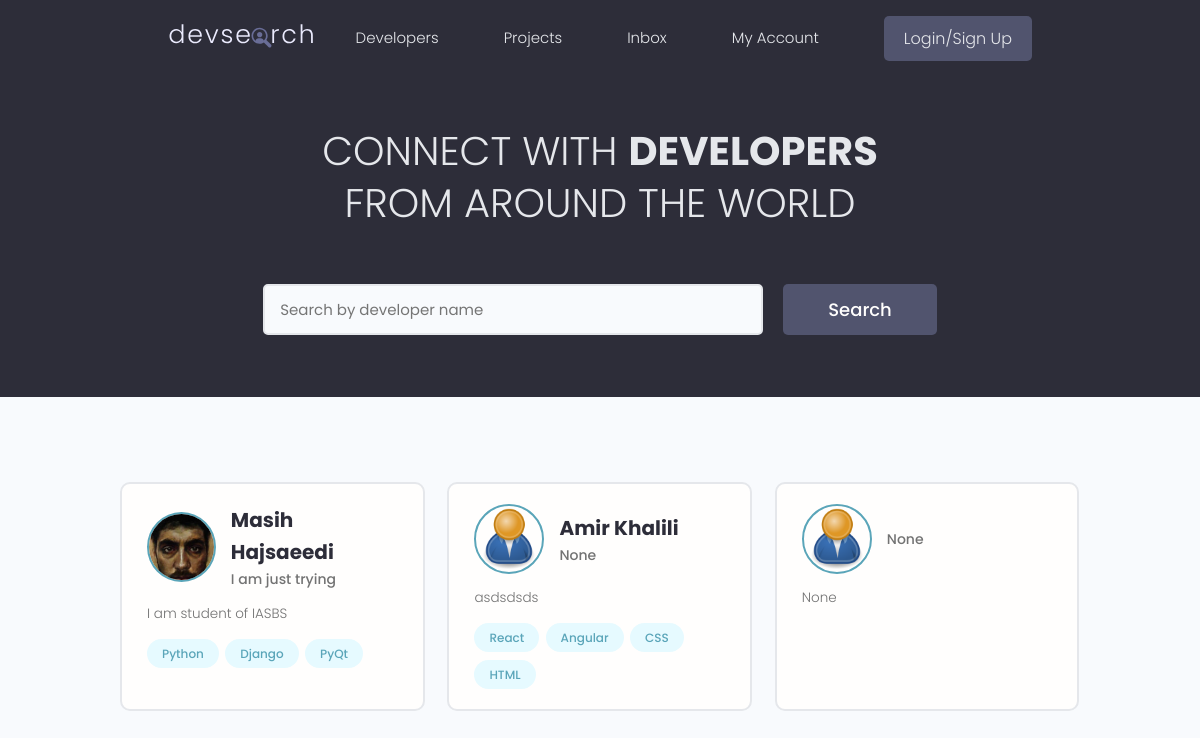
Before: / with the older database file.
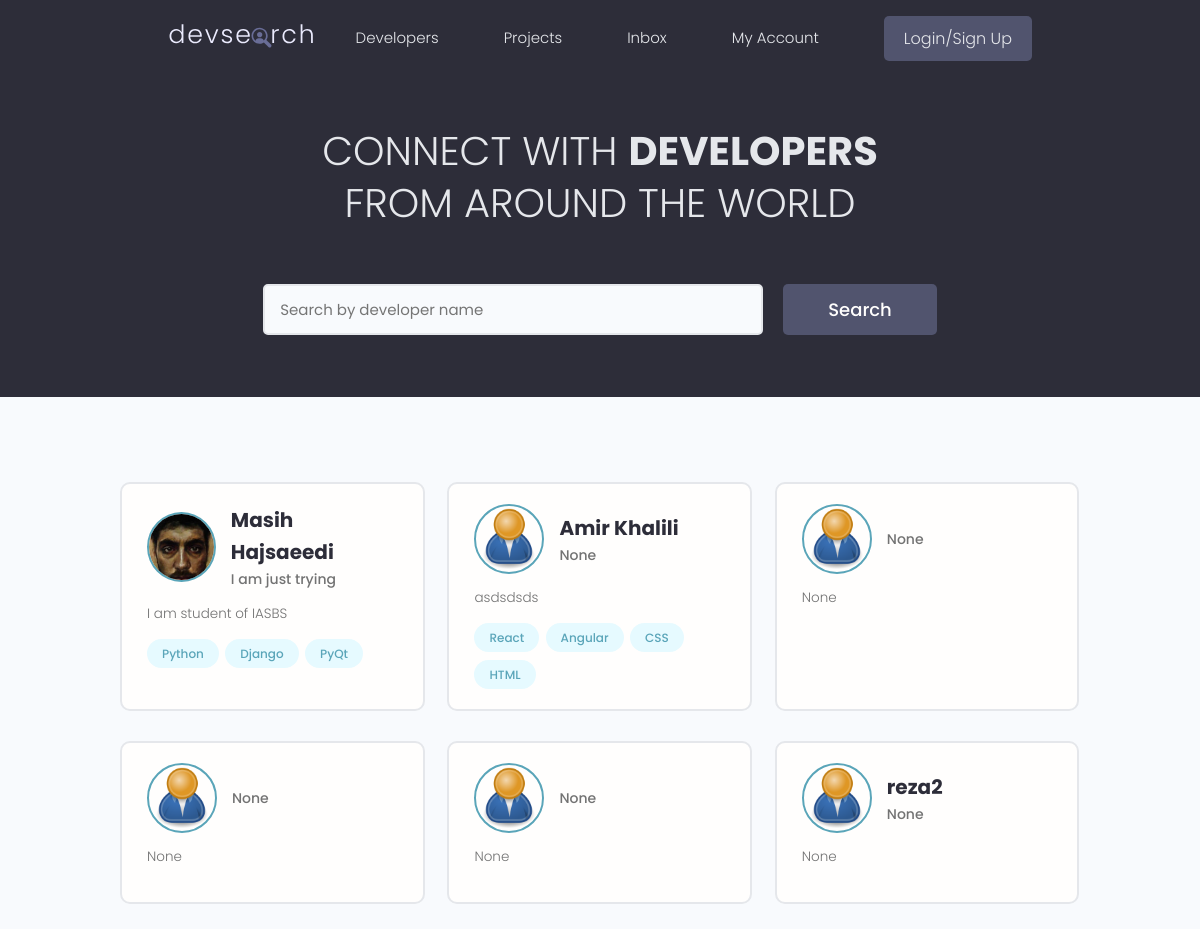
After: the same page with the newer database file.
### users/models.py (models this page shows, shortened)
class Profile(models.Model):
    user = models.OneToOneField(User, on_delete=models.CASCADE, null=True, blank=True)
    name = models.CharField(max_length=200, null=True, blank=True)
    email = models.EmailField(max_length=500, null=True, blank=True)
    username = models.CharField(max_length=200, null=True, blank=True)
    location = models.CharField(max_length=200, null=True, blank=True)
    short_intro = models.CharField(max_length=200, null=True, blank=True)
    bio = models.TextField(null=True, blank=True)
    profile_image = models.ImageField(null=True, blank=True, upload_to='profiles/', default='profiles/user-default.png')
    social_github = models.CharField(max_length=200, null=True, blank=True)
    social_twitter = models.CharField(max_length=200, null=True, blank=True)
    social_linkedin = models.CharField(max_length=200, null=True, blank=True)
    social_youtube = models.CharField(max_length=200, null=True, blank=True)
    social_website = models.CharField(max_length=200, null=True, blank=True)
    created = models.DateTimeField(auto_now_add=True)
    id = models.UUIDField(default=uuid.uuid4, unique=True, primary_key=True, editable=False)

class Skill(models.Model):
    owner = models.ForeignKey(Profile, on_delete=models.CASCADE, null=True, blank=True)
    name = models.CharField(max_length=200, null=True, blank=True)
    description = models.TextField(null=True, blank=True)
    created = models.DateTimeField(auto_now_add=True)
    id = models.UUIDField(default=uuid.uuid4, unique=True, primary_key=True, editable=False)
    def __str__(self):
        return str(self.name)

### users/views.py (the view)
# urls.py: path('', views.profiles, name='profiles'),
def profiles(request):
    profiles = Profile.objects.all()
    context = {'profiles': profiles}
    return render(request, 'users/profiles.html', context)

### users/templates/users/profiles.html (shortened to what this page needs)
{% extends 'main.html' %}
{% block content %}
<main class="home">
    <section class="hero-section text-center">
      <div class="container container--narrow">
        <div class="hero-section__box">
          <h2>CONNECT WITH <span>DEVELOPERS</span></h2>
          <h2>FROM AROUND THE WORLD</h2>
        </div>
        <div class="hero-section__search">
          <form class="form" action="#" method="get">
            <div class="form__field">
              <input class="input input--text" id="formInput#search" type="text" name="text"
                placeholder="Search by developer name" />
            </div>
            <input class="btn btn--sub btn--lg" type="submit" value="Search" />
          </form>
        </div>
      </div>
    </section>
    <section class="devlist">
      <div class="container">
        <div class="grid grid--three">
            {% for profile in profiles %}
            <div class="column card">
                <div class="dev">
                <a href="{% url 'user-profile' profile.id %}" class="card__body">
                    <div class="dev__profile">
                    <img class="avatar avatar--md" src="{{profile.profile_image.url}}" alt="image" />
                    <div class="dev__meta">
                        <h3>{{profile.name}}</h3>
                        <h5>{{profile.short_intro|slice:"60"}}</h5>
                    </div>
                    </div>
                    <p class="dev__info">{{profile.bio|slice:"150"}}</p>
                    <div class="dev__skills">
                    {% for skill in profile.skill_set.all|slice:"5" %}
                    <span class="tag tag--pill tag--main">
                        <small>{{skill}}</small>
                    </span>
                    {% endfor %}
                    </div>
                </a>
                </div>
            </div>
            {% endfor %}
        </div>
      </div>
    </section>
  </main>
{% endblock content %}

### templates/main.html (shortened to what this page needs)
<!DOCTYPE html>
{% load static %}
<html lang="en">
<head>
    <link rel="stylesheet" href="https://cdn.iconmonstr.com/1.3.0/css/iconmonstr-iconic-font.min.css" />
    <link rel="stylesheet" href="{% static 'uikit/styles/uikit.css' %}" />
    <link rel="stylesheet" href="{% static 'styles/app.css' %}" />
</head>
<body>
    {% include 'navbar.html' %}
    {% block content %}
    {% endblock content %}
</body>
</html>

### templates/navbar.html (shortened to what this page needs)
{% load static %}
<header class="header">
    <div class="container container--narrow">
      <a href="{% url 'profiles' %}" class="header__logo">
        <img src="{% static 'images/logo.svg' %}" alt="DevSearch Logo" />
      </a>
      <nav class="header__nav">
        <ul class="header__menu">
          <li class="header__menuItem"><a href="{% url 'profiles' %}">Developers</a></li>
          <li class="header__menuItem"><a href="{% url 'projects' %}">Projects</a></li>
          <li class="header__menuItem"><a href="">Inbox</a></li>
          <li class="header__menuItem"><a href="">My Account</a></li>
          {% if request.user.is_authenticated %}
          <li class="header__menuItem"><a href="{% url 'create-project' %}" class="btn btn--sub">Add Project</a></li>
          <li class="header__menuItem"><a href="{% url 'logout' %}" class="btn btn--sub">Logout</a></li>
          {% else %}
          <li class="header__menuItem"><a href="{% url 'login' %}" class="btn btn--sub">Login/Sign Up</a></li>
          {% endif %}
        </ul>
      </nav>
    </div>
  </header>

### static/styles/app.css (style rules this page uses)
:root { --color-sub: #2d2d39; }
.btn--sub { background-color: var(--color-sub-light); }
.card { border: 2px solid var(--color-light); }
img { width: 100%; }
.header { position: sticky; z-index: 111; background-color: var(--color-sub); padding: 1.5rem 0; }
.header > .container { display: flex; justify-content: space-between; align-items: center; }
.header__logo > img { height: 3.8rem; }
.header__nav > ul { display: inline-flex; align-items: center; list-style: none; gap: 6.5rem; }
.header__menuItem > a { color: var(--color-light); font-weight: 300; }
.hero-section { height: 40vh; display: flex; align-items: center; background-color: var(--color-sub); }
.hero-section__box { margin-bottom: 4rem; }
.hero-section__box > h2, .hero-section__box > h2 > span { font-size: 4rem; color: var(--color-light); line-height: 1.3; text-transform: uppercase; }
.hero-section__box > h2 { font-weight: 300; }
.hero-section__box > h2 > span { font-weight: 700; }
.hero-section__search > .form { display: flex; align-items: center; justify-content: center; gap: 2rem; }
.hero-section__search > .form input.input--text { width: 50rem; }
.devlist { margin-top: 8rem; }
.devlist .grid { align-items: stretch; }
.devlist .dev .dev__profile { display: flex; align-items: center; gap: 1.5rem; }
.devlist .dev .dev__meta h3 { color: var(--color-sub); font-size: 2rem; font-weight: 700; }
.devlist .dev .dev__meta h5 { color: var(--color-text); font-size: 1.4rem; font-weight: 500; }
.devlist .dev .dev__info { margin: 1.5rem 0; font-size: 1.35rem; line-height: 1.4; text-align: justify; }

### static/uikit/styles/modules/_variables.css (style rules this page uses)
:root { --color-main: #5aa5b9; --color-main-light: #e6faff; --color-sub: #3f4156; --color-sub-light: #51546e; --color-sub-lighter: #ededfd; --color-text: #737373; --color-gray: #8b8b8b; --color-light: #e5e7eb; --color-light-gray: #767676; --color-bg: #f8fafd; --color-white: #fffefd; --color-white-light: #f3f3f3; --color-success: #359e64; --color-success-bg: #def8e8; --color-error: #fc4b0b; --color-error-bg: #fff2ee; --font-base: 'Poppins', arial, helvetica, 'Segoe UI', roboto, ubuntu, sans-serif; --font-monospace: 'Fira Code', 'Courier New', courier, monospace; --font-regular: 300; --font-medium: 500; --font-bold: 700; --generic-shadow: 1px 1px 5px #00000010; --generic-transition: all 0.3s ease-in-out; }

### static/uikit/styles/modules/_base.css (style rules this page uses)
* { margin: 0; padding: 0; box-sizing: border-box; text-rendering: optimizeLegibility; color: inherit; font-size: inherit; }
html { font-size: 50%; }
@media only screen and (min-width: 480px) { html { font-size: 56.25%; } }
@media only screen and (min-width: 1200px) { html { font-size: 62.5%; } }
body { line-height: 1.6; font-weight: 400; font-size: 1.5rem; color: var(--color-text); background-color: var(--color-bg); min-height: 100vh; }

### static/uikit/styles/modules/_typography.css (style rules this page uses)
* { font-family: var(--font-base); }
h2 { font-size: 3.6rem; font-weight: var(--font-bold); }
h3 { font-size: 3.2rem; font-weight: var(--font-medium); }
h5 { font-size: 2.4rem; font-weight: var(--font-medium); }
h5, h6 { font-weight: var(--font-regular); }
p, span, strong { font-size: 1.6rem; color: var(--color-text); font-weight: var(--font-regular); }
a { padding-bottom: 2px; text-decoration: none; display: inline-block; color: var(--color-main); font-weight: var(--font-medium); }

### static/uikit/styles/modules/_utilities.css (style rules this page uses)
.container { width: 92%; max-width: 165rem; margin: 0 auto; box-sizing: border-box; }
.container--narrow { width: 92%; max-width: 120rem; }
@media screen and (min-width: 1000px) { .container { width: 90%; } }
@media screen and (min-width: 1000px) { .container--narrow { width: 85%; } }
@media screen and (min-width: 1200px) { .container { width: 80%; } }
@media screen and (min-width: 1200px) { .container--narrow { width: 72%; } }
.text-center { text-align: center; }

### static/uikit/styles/modules/_avatar.css (style rules this page uses)
.avatar { border-radius: 50%; border: 2px solid var(--color-main); object-fit: cover; }
.avatar--md { height: 7rem; width: 7rem; }

### static/uikit/styles/modules/_button.css (style rules this page uses)
.btn { display: inline-block; position: relative; cursor: pointer; background-color: var(--color-light); font-weight: var(--font-medium); color: var(--color-sub); text-decoration: none; padding: 1rem 2rem; border-radius: 0.5rem; border: none; width: -webkit-fit-content; width: -moz-fit-content; width: fit-content; height: -webkit-fit-content; height: -moz-fit-content; height: fit-content; font-size: 1.6rem; outline-width: 0; outline-color: transparent; -webkit-backface-visibility: hidden; backface-visibility: hidden; transition: all 0.3s ease-in-out; }
.btn--sub { background-color: var(--color-sub); color: var(--color-white); }
.btn--lg { font-size: 1.8rem; padding: 1.2rem 4.5rem; }

Changed rows visible on the page:
added Profile: profile_image (placeholder picture), short_intro "None", bio "None"
added Profile: profile_image (placeholder picture), short_intro "None", bio "None"
added Profile: profile_image (placeholder picture), name "reza2", short_intro "None", bio "None"
